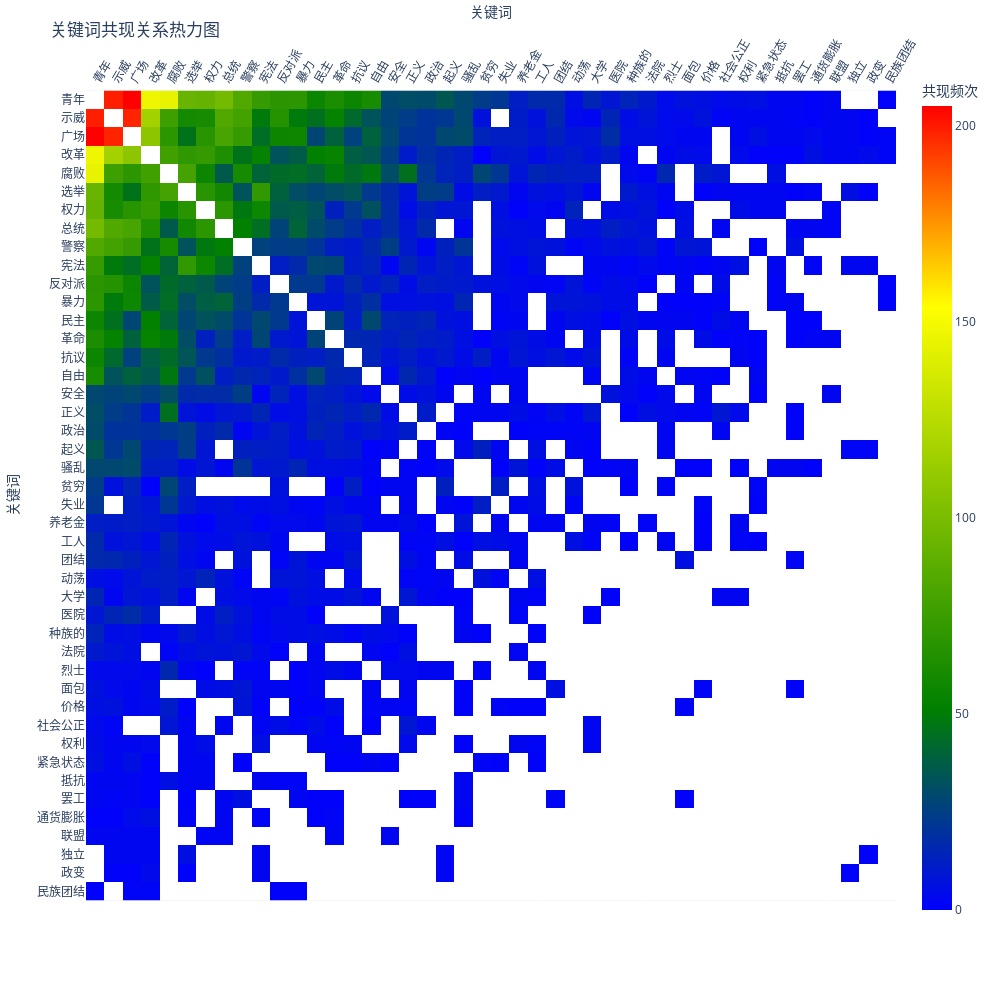

Notebook code for this chart:
### Code cell
import plotly.express as px
import numpy as np
import pandas as pd


# 计算每个关键词的共现总次数
total_co_occurrence = co_occurrence_matrix.sum(axis=1) + co_occurrence_matrix.sum(axis=0)

# 根据共现总次数对关键词排序
sorted_indices = total_co_occurrence.sort_values(ascending=False).index
sorted_matrix = co_occurrence_matrix.loc[sorted_indices, sorted_indices]
# 使用 Plotly 绘制热力图

color_scale = [
    [0.0, 'blue'],   # 0% - 25% 的数据为蓝色
    [0.25, 'blue'],
    [0.25, 'green'], # 25% - 50% 的数据为绿色
    [0.5, 'green'],
    [0.5, 'yellow'], # 50% - 75% 的数据为黄色
    [0.75, 'yellow'],
    [0.75, 'red'],   # 75% - 100% 的数据为红色
    [1.0, 'red']
]

color_scale = [
    [0.0, 'white'],    # 起始颜色（0%）
    [0.0001,'blue'],
    [0.25, 'green'],  # 渐变到绿色
    [0.75, 'yellow'], # 
    [1.0, 'red']      # 结束颜色
]


fig = px.imshow(sorted_matrix, labels=dict(x="关键词", y="关键词", color="共现频次"), color_continuous_scale=color_scale)

# 更新布局以增强交互性
fig.update_xaxes(side="top")  # 将x轴放在顶部
fig.update_layout(
    title="关键词共现关系热力图",
    xaxis_nticks=47,  # 确保显示所有x轴标签
    yaxis_nticks=47,  # 确保显示所有y轴标签
    autosize=False,
    width=1000,  # 图像宽度
    height=1000,  # 图像高度
)

fig.update_xaxes(tickangle=300)  # 旋转 x 轴标签 45 度
fig.update_yaxes(tickangle=0)   # 保持 y 轴标签垂直（0 度）
fig.show()
fig.write_html("heatmap_time"+str(phase)+".html")

### Figure 1 — Plotly figure (JSON) as saved in the notebook; plotly's stock layout.template omitted (floating-point values rounded to 4 significant figures; data arrays with more than 128 entries replaced by an {"elided": "..."} marker saying what was removed)
{"data": [{"coloraxis": "coloraxis", "hovertemplate": "关键词: %{x}<br>关键词: %{y}<br>共现频次: %{z}<extra></extra>", "name": "0", "type": "heatmap", "x": ["青年", "示威", "广场", "改革", "腐败", "选举", "权力", "总统", "警察", "宪法", "反对派", "暴力", "民主", "革命", "抗议", "自由", "安全", "正义", "政治", "起义", "骚乱", "贫穷", "失业", "养老金", "工人", "团结", "动荡", "大学", "医院", "种族的", "法院", "烈士", "面包", "价格", "社会公正", "权利", "紧急状态", "抵抗", "罢工", "通货膨胀", "联盟", "独立", "政变", "民族团结"], "xaxis": "x", "y": ["青年", "示威", "广场", "改革", "腐败", "选举", "权力", "总统", "警察", "宪法", "反对派", "暴力", "民主", "革命", "抗议", "自由", "安全", "正义", "政治", "起义", "骚乱", "贫穷", "失业", "养老金", "工人", "团结", "动荡", "大学", "医院", "种族的", "法院", "烈士", "面包", "价格", "社会公正", "权利", "紧急状态", "抵抗", "罢工", "通货膨胀", "联盟", "独立", "政变", "民族团结"], "yaxis": "y", "z": {"elided": "44x44 int values"}}], "layout": {"autosize": false, "coloraxis": {"colorbar": {"title": {"text": "共现频次"}}, "colorscale": [[0, "white"], [0.0001, "blue"], [0.25, "green"], [0.75, "yellow"], [1, "red"]]}, "height": 1000, "margin": {"t": 60}, "title": {"text": "关键词共现关系热力图"}, "width": 1000, "xaxis": {"anchor": "y", "constrain": "domain", "domain": [0, 1], "nticks": 47, "scaleanchor": "y", "side": "top", "tickangle": -60, "title": {"text": "关键词"}}, "yaxis": {"anchor": "x", "autorange": "reversed", "constrain": "domain", "domain": [0, 1], "nticks": 47, "tickangle": 0, "title": {"text": "关键词"}}}}
